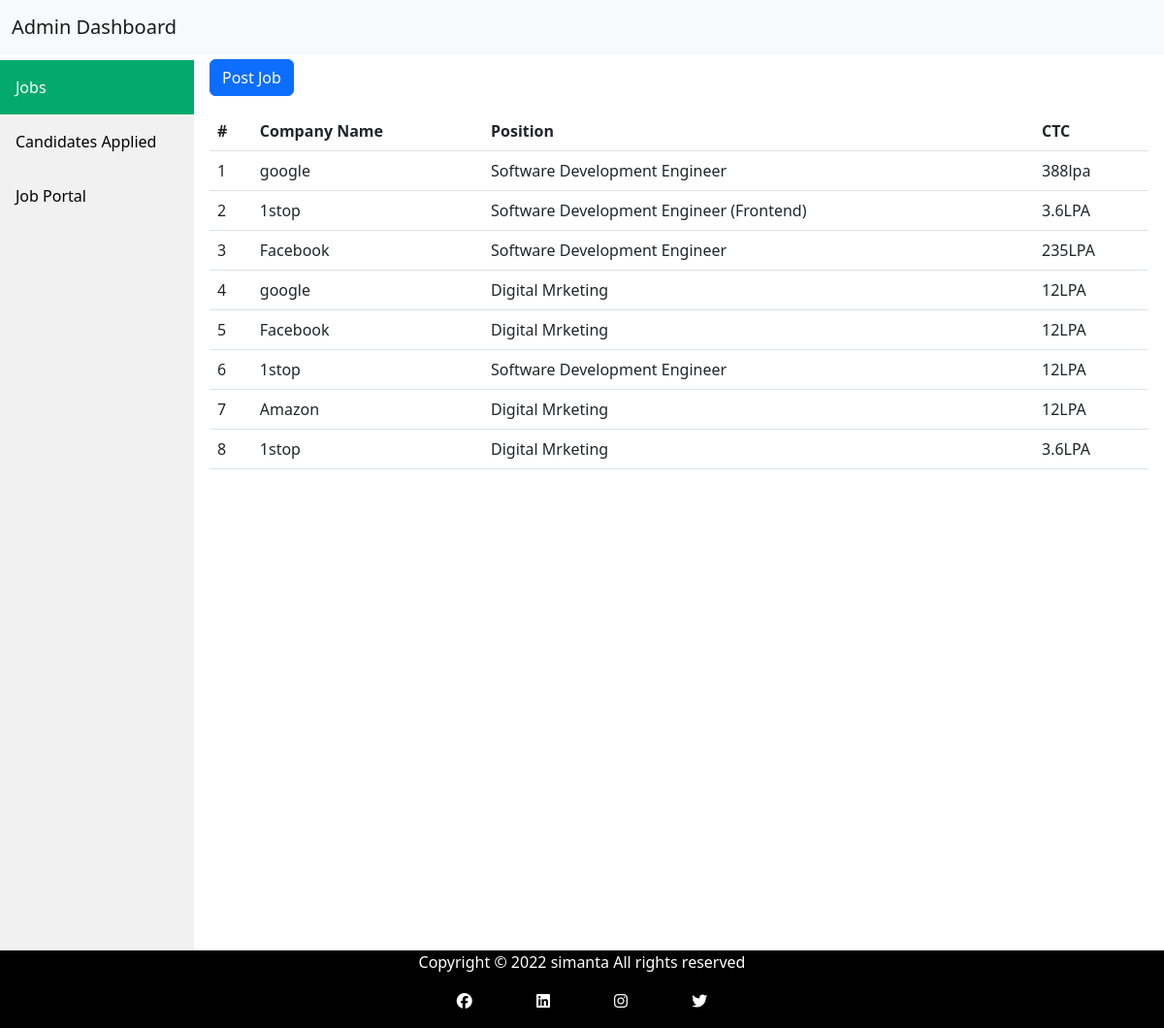
The page / on the database its author committed.
### tables this page shows
CREATE TABLE `jobs` (
  `id` int(11) NOT NULL,
  `cname` varchar(200) NOT NULL,
  `position` varchar(200) NOT NULL,
  `jdesc` varchar(300) NOT NULL,
  `skills` varchar(200) NOT NULL,
  `ctc` varchar(100) NOT NULL
);

### index.php (the view, shortened to what this page needs)
<?php require 'partials/_nav.php' ?>
<div class="content">
<p>
  <button class="btn btn-primary" type="button" data-bs-toggle="collapse" data-bs-target="#collapseExample" aria-expanded="false" aria-controls="collapseExample">
    Post Job
  </button>
</p>
<table class="table">
  <thead>
    <tr>
      <th scope="col">#</th>
      <th scope="col">Company Name</th>
      <th scope="col">Position</th>
      <th scope="col">CTC</th>
    </tr>
  </thead>
    <?php
     include "partials/_dbconnect.php";
     $sql = "select cname, position, ctc from jobs";
     $result = mysqli_query($conn,$sql);
     $i = 0;
     if($result->num_rows>0)
     {
        while($rows= $result->fetch_assoc()){
         echo"
         <tbody>
            <tr>
                <td>".++$i."</td>
                <td> ".$rows['cname']."</td>
                <td> ".$rows['position']."</td>
                <td> ".$rows['ctc']."</td>
                </tr>";
     }
    }
    else{
      echo "";
    }
    ?>
  </tbody>
</table>
</div>
<div class="footer">
    <p> Copyright &copy; 2022 simanta All rights reserved</p>
    <a href="https://www.facebook.com/simanta.patowary.7"
          ><i class="fa-brands fa-facebook"></i
        ></a>
        <a href="https://www.linkedin.com/in/simanta-patowary-5104a2208/"
          ><i class="fa-brands fa-linkedin"></i
        ></a>
        <a href="https://www.instagram.com/patowary_simanta/"
          ><i class="fa-brands fa-instagram"></i
        ></a>
        <a href="https://twitter.com/SimantaPatowary"
          ><i class="fa-brands fa-twitter"></i
        ></a>
</div>
</body>
</html>

### partials/_nav.php (shortened to what this page needs)
<!DOCTYPE html>
<html lang="en">
<head>
    <link rel="stylesheet" href="style/style.css">
    <link href="https://cdn.jsdelivr.net/npm/bootstrap@5.2.0/dist/css/bootstrap.min.css" rel="stylesheet">
</head>
<body>
    <div>
    <nav class="navbar navbar-expand-lg bg-light" style="position: fixed;" >
  <div class="container-fluid">
    <a class="navbar-brand" href="index.php">Admin Dashboard</a>
  </div>
</nav>
<div class="sidebar">
  <a class="active" href="index.php">Jobs</a>
  <a href="job.php">Candidates Applied</a>
  <a href="career.php">Job Portal</a>
</div>

### style/style.css (style rules this page uses)
body { margin: 0; font-family: "Lato", sans-serif; }
.sidebar { margin: 0; margin-top: 2px; padding: 0; width: 200px; background-color: #f1f1f1; position: fixed; height: 100%; overflow: auto; }
.sidebar a { display: block; color: black; padding: 16px; text-decoration: none; }
.sidebar a.active { background-color: #04aa6d; color: white; }
div.content { margin-top: 60px; margin-left: 200px; padding: 1px 16px; height: 1000px; }
.navbar { overflow: hidden; background-color: #333; position: fixed; top: 0; width: 100%; }

### index.php (style rules this page uses)
.footer { position: fixed; left: 0; bottom: 0; width: 100%; height: 10vh; background-color: black; color: white; text-align: center; }
.footer a { padding:15px 15px; margin:16px 16px; color: white; padding-bottom:10% }

### rows shown on the page
jobs: cname "google", position "Software Development Engineer", ctc "388lpa"
jobs: cname "1stop", position "Software Development Engineer (Frontend)", ctc "3.6LPA"
jobs: cname "Facebook", position "Software Development Engineer", ctc "235LPA"
jobs: cname "google", position "Digital Mrketing", ctc "12LPA"
jobs: cname "Facebook", position "Digital Mrketing", ctc "12LPA"
jobs: cname "1stop", position "Software Development Engineer", ctc "12LPA"
jobs: cname "Amazon", position "Digital Mrketing", ctc "12LPA"
jobs: cname "1stop", position "Digital Mrketing", ctc "3.6LPA"
